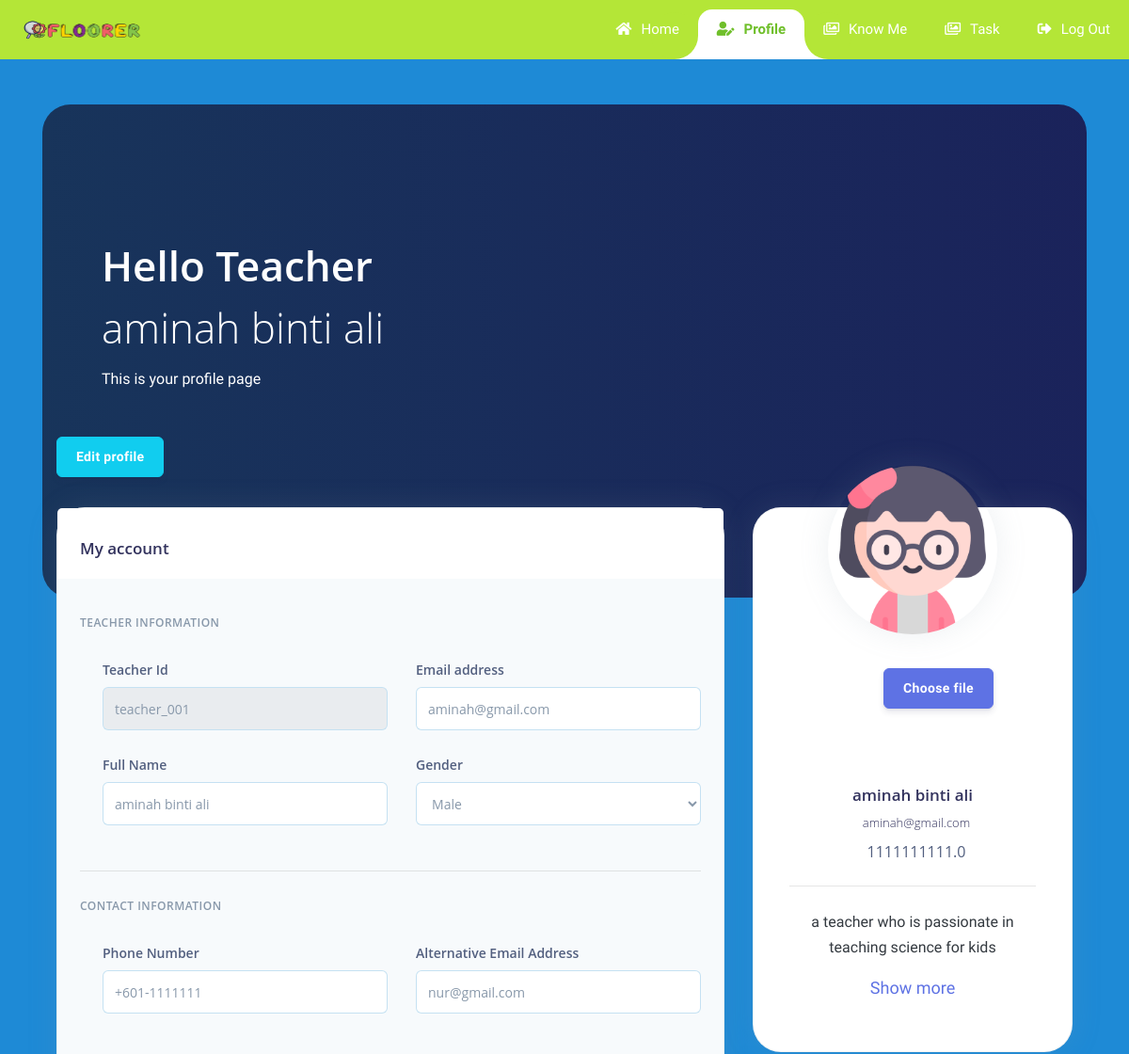
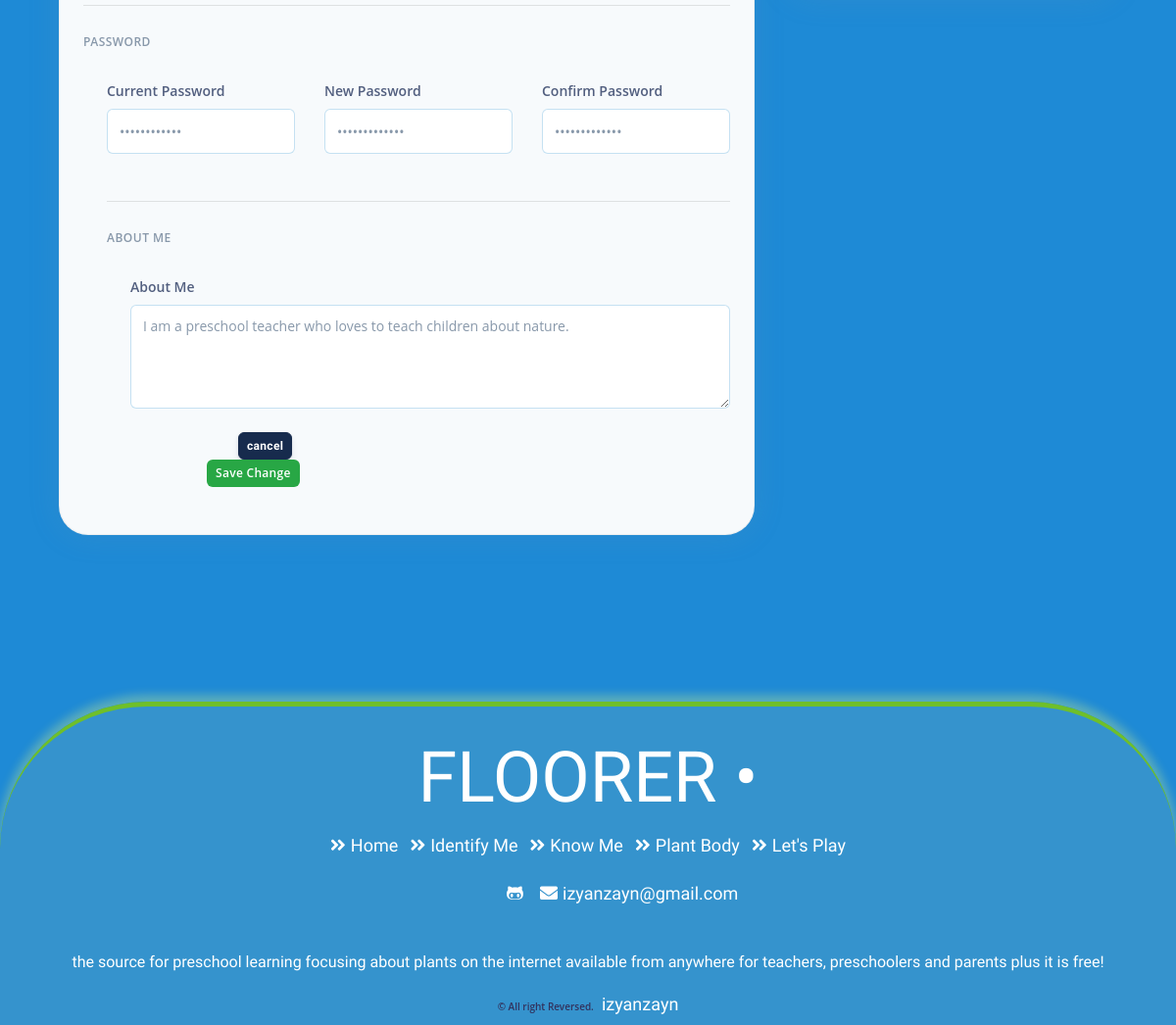
The page /profile (signed in) on the database its author committed (2 pictures, top to bottom).
### tables this page shows
CREATE TABLE "teacher" (
	"teacher_id"	STRING NOT NULL UNIQUE,
	"teacher_name"	STRING,
	"teacher_email"	STRING NOT NULL UNIQUE,
	"teacher_gender"	TEXT,
	"teacher_phone"	REAL,
	"teacher_password"	STRING NOT NULL,
	"teacher_bio"	STRING,
	"teacher_avatar"	BLOB,
	PRIMARY KEY("teacher_id")
);

### controller.py (the view)
@app.route('/profile')
@login_required
def profile2():
    users=show_profile()
    return render_template('profile_t.html', users=users)

### model.py (called while the page is built)
def show_profile():
    with sql.connect(connect_db) as db:
        qry = 'select teacher.teacher_id, teacher.teacher_name, teacher.teacher_email, teacher.teacher_gender, teacher.teacher_phone, teacher_password, teacher.teacher_bio from teacher'
        result = db.execute(qry).fetchmany()
        return (result)

def login_required(f):
    @wraps(f)
    def wrap(*args, **kwargs):
        if 'logged_in' in session:
            return f(*args, **kwargs)
        else :
            flash("You need to login first", "danger")
        return redirect(url_for('/teacher'))
    return wrap

### templates/profile_t.html (shortened to what this page needs)
{% extends "base2.html" %}
{% block content %}
<!DOCTYPE html>
<html lang="en">
<head>
  <link rel="stylesheet" href="https://cdnjs.cloudflare.com/ajax/libs/baguettebox.js/1.10.0/baguetteBox.min.css" />
  <link rel="stylesheet" href="./../static/css/profile.css"/>
</head>
<div class="container">
      <div class="header pb-8 pt-5 pt-lg-8 mt-5 d-flex align-items-center">
        <span class="mask bg-gradient-default opacity-8" style="border-radius:30px;"></span>
        <div class="container-fluid d-flex align-items-center">
          <div class="row">
            {% for user in users %}
            <div class="col-lg-12 col-md-12">
              <h1 class="display-2 text-white pl-5 text-align-center">Hello Teacher<span> {{user[1]}}</span></h1>
              <p class="text-white mt-0 mb-5 pl-5">This is your profile page</p>
              <a href="/edit_teacher/{{user[0]}}" class="btn btn-info ">Edit profile</a>
            </div>
          </div>
        </div>
      </div>
      <div class="container-fluid mt--7">
        <div class="row">
          <div class="col-xl-4 order-xl-2 mb-5 mb-xl-0">
            <div class="card card-profile shadow">
              <div class="row justify-content-center">
                <div class="col-lg-3 order-lg-2">
                  <div class="card-profile-image">
                    <a href="#">
                      <img src="./../static/images/img (37).png" class="rounded-circle">
                      <p class="mt-2">Upload a different photo</p>
                      <label class="custom-file">
                          <button type="button" name="button" class="btn btn-primary"><span class="custom-file-control">Choose file</span></button>
                      </label>
                    </a>
                  </div>
                </div>
              </div>
              <div class="card-body pt-10 pt-md-5 mt-10">
                <div class="row row-justify-content-center">
                  <div class="col">
                    <div class="card-profile-stats d-flex justify-content-center mt-20 mt-md-10 ">
                      <div class="text-center">
                        <h3 class="font-top">
                          {{user[1]}}
                        </h3 >
                        <div class="h5 font-weight-300">
                          {{user[2]}}
                        </div>
                        <div>
                          {{user[4]}}
                        </div>
                        <hr class="my-4">
                        <p class="text-dark">{{user[6]}}</p>
                        <a href="#">Show more</a>
                      </div>
                    </div>
                  </div>
                </div>
              </div>
            </div>
          </div>
          <div class="col-xl-8 order-xl-1">
            <div class="card bg-secondary shadow">
              <div class="card-header bg-white border-0">
                <div class="row align-items-center">
                  <div class="col-8">
                    <h3 class="mb-0">My account</h3>
                  </div>
                </div>
              </div>
              <div class="card-body">
                <form>
                  <h6 class="heading-small text-muted mb-4">Teacher Information</h6>
                  <div class="pl-lg-4">
                    <div class="row">
                        <form action="edit_teacher" method="post">
                      <div class="col-lg-6">
                        <div class="form-group focused">
                          <label class="form-control-label">Teacher Id</label>
                          <input type="text" name="teacher_id" class="form-control" placeholder="Teacher ID" value="{{user[0]}}" readonly>
                        </div>
                      </div>
                      <div class="col-lg-6">
                        <div class="form-group focused">
                          <label class="form-control-label">Email address</label>
                          <input type="email" name="teacher_email" class="form-control" placeholder="your_email@gmail.com" value="{{user[2]}}">
                        </div>
                      </div>
                    </div>
                    <div class="row">
                      <div class="col-lg-6">
                        <div class="form-group focused">
                          <label class="form-control-label">Full Name</label>
                          <input type="text" name="teacher_name" class="form-control" placeholder="Full Name" value="{{user[1]}}">
                        </div>
                      </div>
                      <div class="col-lg-6">
                        <div class="form-group focused">
                          <label class="form-control-label" for="input-last-name">Gender</label>
                          <select name="teacher_gender" class="form-control" size="0">
                              <option value="M">Male</option>
                               </select>
                        </div>
                      </div>
                    </div>
                  </div>
                  <hr class="my-4">
                  <h6 class="heading-small text-muted mb-4">Contact information</h6>
                  <div class="pl-lg-4">
                    <div class="row">
                      <div class="col-lg-6">
                        <div class="form-group focused">
                          <label class="form-control-label" for="teacher_phone">Phone Number</label>
                          <input type="text" name="teacher_phone" class="form-control" placeholder="+601-(your phone number)" value="+601-1111111">
                        </div>
                      </div>
                      <div class="col-lg-6">
                        <div class="form-group focused">
                          <label class="form-control-label" for="teacher_email">Alternative Email Address</label>
                          <input type="text" name="teacher_email" class="form-control" placeholder="your_email@gmail.com" value="nur@gmail.com">
                        </div>
                      </div>
                    </div>
                  </div>
                  <hr class="my-4">
                  <h6 class="heading-small text-muted mb-4">Password</h6>
                  <div class="pl-lg-4">
                    <div class="row">
                      <div class="col-lg-4">
                        <div class="form-group focused">
                          <label class="form-control-label" for="teacher_password">Current Password</label>
                          <input type="password" name="teacher_password" class="form-control" placeholder="enter your current password" value="+601-1111111">
                        </div>
                      </div>
                      <div class="col-lg-4">
                        <div class="form-group focused">
                          <label class="form-control-label" for="teacher_password">New Password</label>
                          <input type="password" name="teacher_password" class="form-control" placeholder="enter your new password" value="nur@gmail.com">
                        </div>
                    </div>
                    <div class="col-lg-4">
                      <div class="form-group focused">
                        <label class="form-control-label" for="teacher_password">Confirm Password</label>
                        <input type="password" name="teacher_password" class="form-control" placeholder="confirm your password" value="nur@gmail.com">
                      </div>
                  </div>
                  </div>
                  <hr class="my-4">
                  <h6 class="heading-small text-muted mb-4">About me</h6>
                  <div class="pl-lg-4">
                    <div class="form-group focused">
                      <label class="form-control-label" for="teacher_bio">About Me</label>
                      <textarea rows="4" name="teacher_bio" class="form-control" placeholder="A few words about you ...">I am a preschool teacher who loves to teach children about nature.</textarea>
                    </div>
                  </div>
                  <div class="col-4 text-right pull-right mb-10">
                      <a href="#!" class="btn btn-sm btn-default">cancel</a>
                        <div class="form-group">
                      <button class="btn btn-sm btn-success" type="submit" value="submit">
                        Save Change
                      </button>
                      </div>
                  </div>
                </form>
                {% endfor %}
              </div>
            </div>
          </div>
        </div>
      </div>
    </div>
    </div>
{% endblock %}

### static/css/style1.css (style rules this page uses)
* { margin: 0; padding: 0; }
html { scroll-behavior: smooth; height: 100%; }
body { height: 100%; background-color:#1e8ad6; font-family: 'Montserrat', sans-serif; }
h2,h3,h4,h6 { color: white; font-family: "Bungee Inline", cursive; }
h1 { font-family: "Bungee Inline", cursive; font-size: 4.5rem ; color: #ffd003; }
p,a { font-size: 18px; font-weight: 500; color: white; font-family: "Comfortaa", monospace; margin: auto; text-decoration: none; }

### rows shown on the page
teacher: teacher_name "aminah binti ali", teacher_email "aminah@gmail.com", teacher_phone "1111111111.0", teacher_bio "a teacher who is passionate in teaching science for kids", teacher_id "teacher_001"
